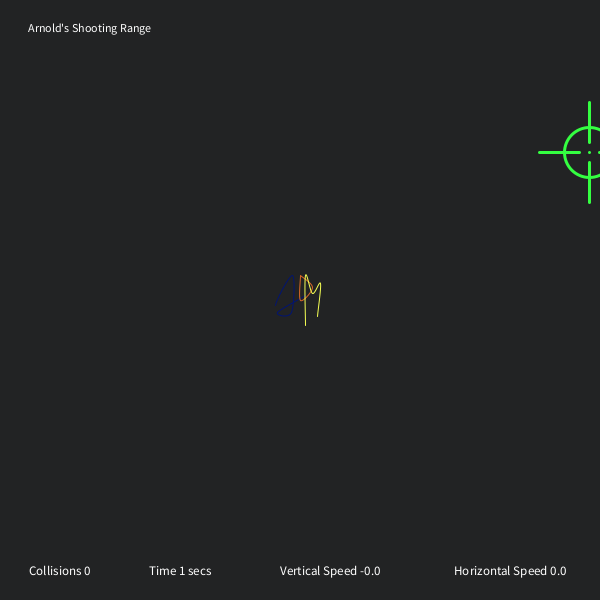
Frame 1 (no input)
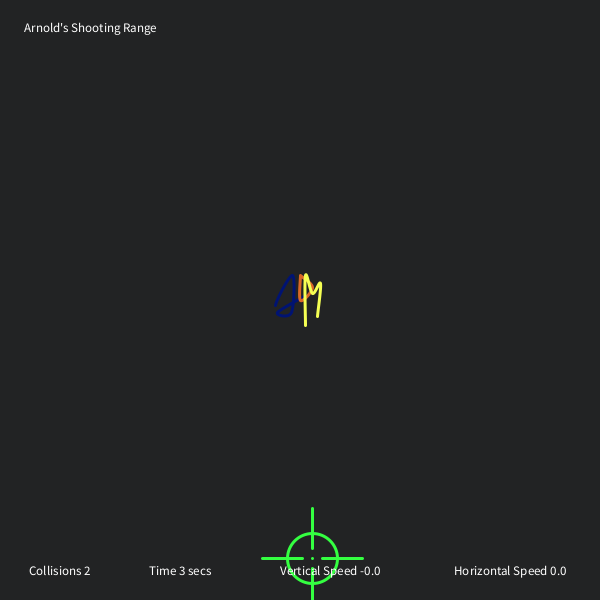
Frame 60 (the mouse pressed at the canvas centre just before this capture)
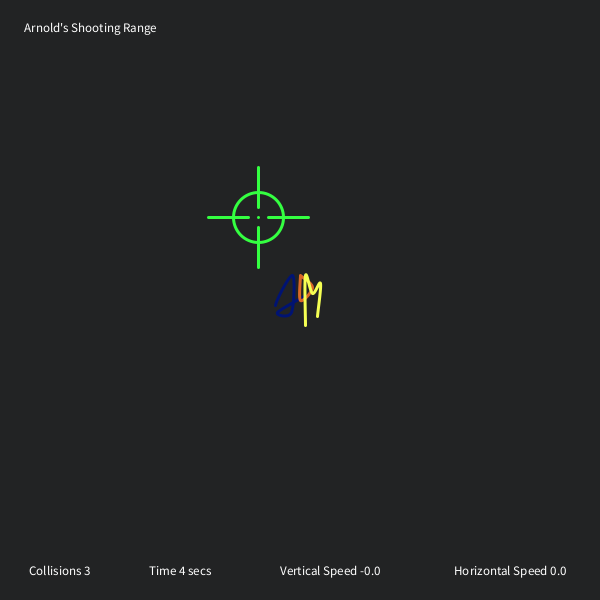
Frame 120 (the mouse held since frame 60 and released just before this capture)

The Processing sketch that drew these frames (run headless with seeded random() and noise(); from frame 60 on, the mouse is pressed at the canvas centre):

// Processing sketch: processing_40467
// ── processing_40467.pde

//homework 8
//Joel McCullough copyright Pittsburgh PA 15221 
//Arnold's target practice
float x,y, dia,deltaX,deltaY,ix,iy,vel,deltaiX,deltaiY;
int numCount;



void setup()
{
  size(600,600);
  smooth();
  deltaX=random(6,55);
  deltaY=random(10,45);
  deltaiX=0;
  deltaiY=0;
  vel=5;
  x = random(dia,width-dia/2);
  y=random(dia,height-dia/2);
  ix=width/2;
  iy=height/2;
  dia=50;
  textAlign(CENTER,CENTER);
  rectMode(CENTER);
  
 
  
}

void draw()
{ 
  prepScreen();
  moveInitials();
  moveScope();
  
  drawInitials(ix,iy);
  drawScope();
  
  checkInitials();
  checkCollisions(); 
  showData();
  resetInitials();
}


void resetInitials()
{
  if(keyPressed  && key == ' ')
  {
    ix= width/2;
    iy=height/2;
    deltaiX=0;
    deltaiY=0;
  }
}

void showData()
{
  fill(255);
  textSize(13);
  text("Collisions " + numCount, width*.1,height*.95);
  text("Time " + millis()/1000+" secs",width*.3,height*.95);
  text("Vertical Speed " + (-deltaiY),width*.55,height*.95);
  text("Horizontal Speed " +(deltaiX), width*.85,height *.95);
}

void checkInitials()
{
  if(ix <-dia || ix>width || iy <-dia || iy> height)
  {
    stroke(255,23,0);
    strokeWeight(5);
    line(width/2,height/2,ix,iy);
    fill(255,23,0);
    textSize(10);
    text("DANGER!\n You are running\n off the screen by\n" + (int)(dist(ix,iy,x,y) - width/2) + 
    " Pixels\n Get back. ITS AN ORDER!", width/2,height/2);
    noFill();
    rect(width/2,height/2,130,90);
  }
}

void killScreen()
{
  frameRate(2);
  noStroke();
  fill(209,8,8);
  rect(width/2,height/2,width,height);
  fill(229,237,186);
  textSize(30);
  text("Hasta La Vista!", width/2,height/2); 
}

void checkCollisions()
  {
    if(dist(ix,iy,x,y)<dia)
    {
      killScreen();
      numCount=numCount+1;
      ix=width/2;
      iy=height/2;
      deltaiX=0;
      deltaiY=0;
      x=random(0,width);
      y=random(0,height);
    }
  }
    
void moveInitials()
  {
    ix= ix + deltaiX;
    iy= iy + deltaiY;
  }  
void keyPressed()
  {
    if (keyCode == UP && deltaiY > -vel)
    {
      deltaiY = deltaiY - .5;
    }
 
    if (keyCode == DOWN && deltaiY < vel)
    {
       deltaiY = deltaiY + .5;
    }
 
    if (keyCode == LEFT && deltaiX > -vel)
    {
       deltaiX = deltaiX - .5;
    }
 
    if (keyCode == RIGHT && deltaiX < vel)
    {
       deltaiX = deltaiX + .5;
    }
  }

void drawInitials(float x, float y)
  {
    
    noFill();
    
  //initials vectors
    beginShape();
      //j
        stroke(0,19,114);
        curveVertex(x-dia/5,y+dia/10);//1
        curveVertex(x-dia/2,y+dia/10);//1
        curveVertex(x-dia/7,y-dia/2);//4
        curveVertex(x-dia/6,y+dia/4);//5
        curveVertex(x-dia/2.2,y+dia/4);//3
        curveVertex(x+dia/10,y-dia/10);//2
        curveVertex(x+dia/10,y-dia/10);//2
       
    endShape();
    
    beginShape();
       //d
       stroke(219,103,39);
       curveVertex(x,y-dia/2);
       curveVertex(x,y-dia/2);
       curveVertex(x,y);
       curveVertex(x+dia/4,y-dia/4);
       curveVertex(x,y-dia/2);
       curveVertex(x,y-dia/2);
    endShape();
  
  
    beginShape();
        //m
      stroke(245,255,83);
      curveVertex(x+dia/2.8,y+dia/3);//2
      curveVertex(x+dia/2.8,y+dia/3);//2
      curveVertex(x+dia/2.5,y-dia/3);//1
      curveVertex(x+dia/4,y-dia/8);//5
      curveVertex(x+dia/10,y-dia/2);//4
      curveVertex(x+dia/10,y+dia/2);//3
      curveVertex(x+dia/10,y+dia/2);//3
    endShape();
    
 } 

void moveScope()
  {
    x = x + deltaX/2;
    y = y +deltaY/2;
    //too far right://going to the right and down
    if(x > width || x< -dia/2)
    {     
      deltaX=-deltaX;
    }
   
    if(y >height || y< 0)
    {
      deltaY=-deltaY;
    }
  }
  
void drawScope()
  {
    stroke(52,255,65);
    strokeWeight(3);
    ellipse(x,y,dia,dia);
    line(x,y+10,x,y+50);
    line(x,y-10,x,y-50);
    line(x-10,y,x-50,y);
    line(x+10,y,x+50,y);
    point(x,y);
  }
  
void prepScreen()
  {
    noStroke();
    background(34,35,36);
    frameRate(60);
    text("Arnold's Shooting Range", width*.15,height *.045);
  }
